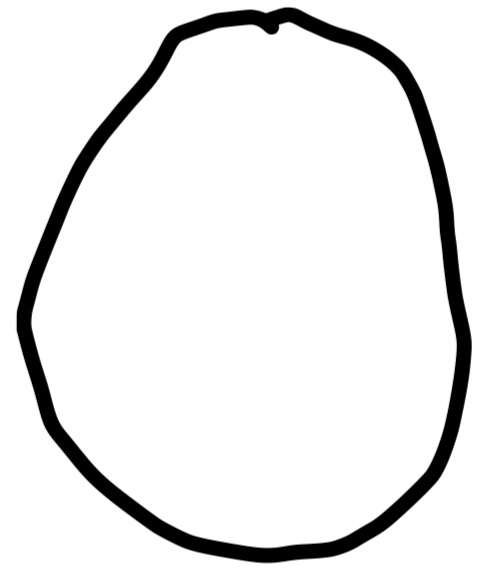
#> input picture digit3.png, 503 x 572 px
$ python new_image.py ../digit3.png   (older library calls are emulated)
#> lines starting #> are read from the running program, lines starting #| are printed output that depends on the picture
"""
this module converts an image into a (1, 784) numpy array
"""

import numpy as np
from PIL import Image, ImageFilter


def image_prepare(argv):
    """
    This function returns the pixel values.
    The input is a png file location.
    :param argv: image
    :return: list of pixel values
    """
#> called with argv = '../digit3.png'

    im = Image.open(argv).convert('L')
    width = float(im.size[0])
#> width = 503
    height = float(im.size[1])
#> height = 572
    newImage = Image.new('L', (28, 28), 255)  # creates white canvas of 28x28 pixels
#> newImage: PIL image 28x28 L; every value is 255

    if width > height:  # check which dimension is bigger
        # Width is bigger. Width becomes 20 pixels.
        nheight = int(round((20.0 / width * height), 0))  # resize height according to ratio width

        if nheight == 0:  # rare case but minimum is 1 pixel
            nheight = 1
            # resize and sharpen

        img = im.resize((20, nheight), Image.ANTIALIAS).filter(ImageFilter.SHARPEN)
        wtop = int(round(((28 - nheight) / 2), 0))  # calculate horizontal position
        newImage.paste(img, (4, wtop))  # paste resized image on white canvas
    else:
        # Height is bigger. Height becomes 20 pixels.
        nwidth = int(round((20.0 / height * width), 0))  # resize width according to ratio height
#> nwidth = 18

        if nwidth == 0:  # rare case but minimum is 1 pixel
            nwidth = 1
            # resize and sharpen

        img = im.resize((nwidth, 20), Image.ANTIALIAS).filter(ImageFilter.SHARPEN)
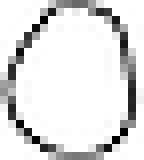
#> img: PIL image 18x20 L (shown 8 times larger); min 0, max 255, mean 223.5
        wleft = int(round(((28 - nwidth) / 2), 0))  # calculate vertical position
#> wleft = 5
        newImage.paste(img, (wleft, 4))  # paste resized image on white canvas
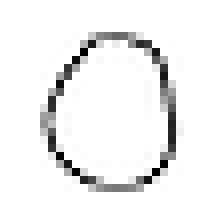
#> newImage: PIL image 28x28 L (shown 8 times larger); min 0, max 255, mean 240.5

    # newImage.save("sample.png

    tv = list(newImage.getdata())  # get pixel values
#> tv = 784 values, max 255 at index 0, min 0 at index 178, mean 240.5

    # normalize pixels to 0 and 1. 0 is pure white, 1 is pure black.
    tva = [(255 - x) * 1.0 / 255.0 for x in tv]
#> tva = 784 values, max 1 at index 178, min 0 at index 0, mean 0.0567
    # print(tva)
    return tva


image = np.asarray(image_prepare('../digit3.png')).reshape(784, 1)  # file path here
#> image has the same summary as tva in image_prepare
